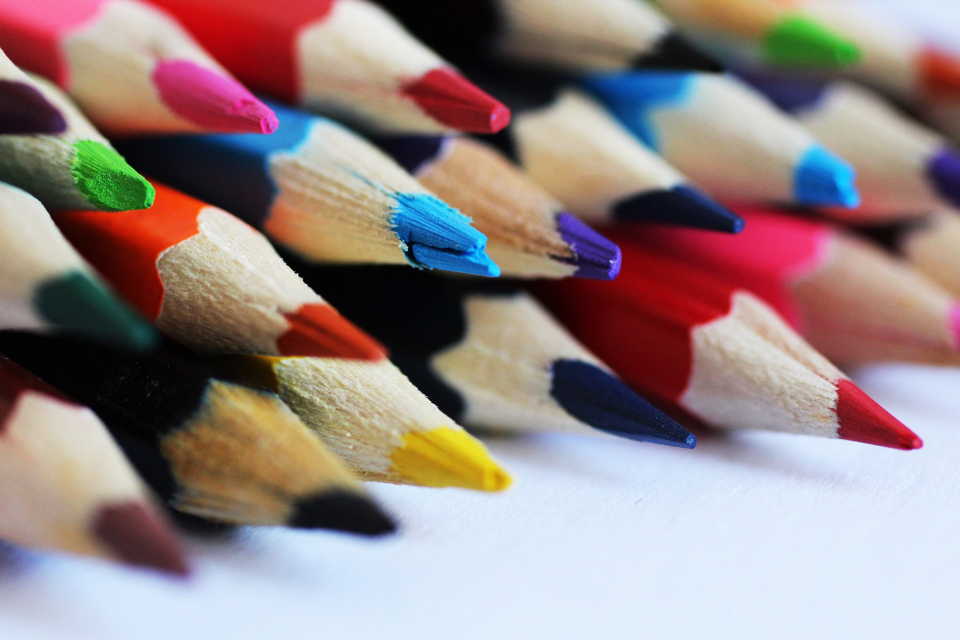
#> input picture example.jpg, 1920 x 1280 px, found by its file name (shown at 1/2 size)
$ python Hw.py
#> lines starting #> are read from the running program, lines starting #| are printed output that depends on the picture
import cv2
import matplotlib.pyplot as plt
import numpy as np


image = cv2.imread('example.jpg')
#> image is the input picture: shape (1280, 1920, 3); mean B, G, R 132, 133, 149.9


imageRGB = cv2.cvtColor(image, cv2.COLOR_BGR2RGB)

plt.imshow(imageRGB)
plt.title("Original Image")
plt.show()


croppedImage = image[100:400, 250:450]
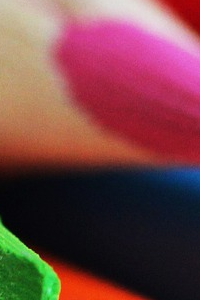
#> croppedImage: shape (300, 200, 3); mean B, G, R 69.8, 67.1, 116.6

croppedImageRGB = cv2.cvtColor(croppedImage, cv2.COLOR_BGR2RGB)

plt.imshow(croppedImageRGB)
plt.title("Cropped Image")
plt.show()


(h, w) = image.shape[:2]
#> h = 1280; w = 1920

center = (w//2, h//2)
#> center = (960, 640)

rotationMatrix = cv2.getRotationMatrix2D(center, 120, 1.0)

rotatedImage = cv2.warpAffine(image, rotationMatrix, (w, h))
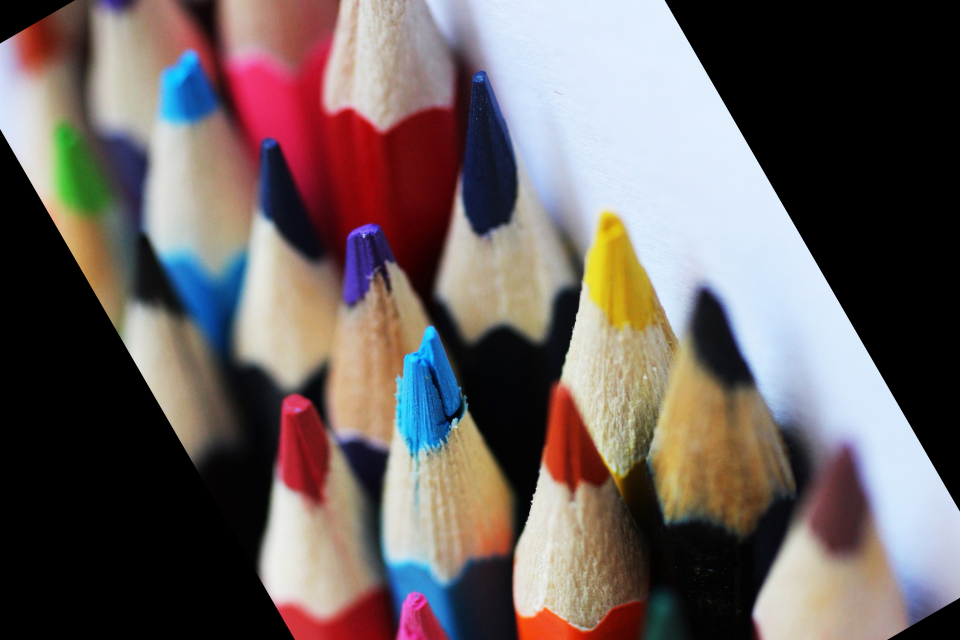
#> rotatedImage: shape (1280, 1920, 3) (shown at 1/2 size); mean B, G, R 95.3, 96.8, 107.6

rotatedRGB = cv2.cvtColor(rotatedImage, cv2.COLOR_BGR2RGB)

plt.imshow(rotatedRGB)
plt.title("Rotated Image (90 degrees)")
plt.show()


brightnessMatrix = np.ones(image.shape, dtype="uint8") * 90

brighterImage = cv2.add(image, brightnessMatrix)
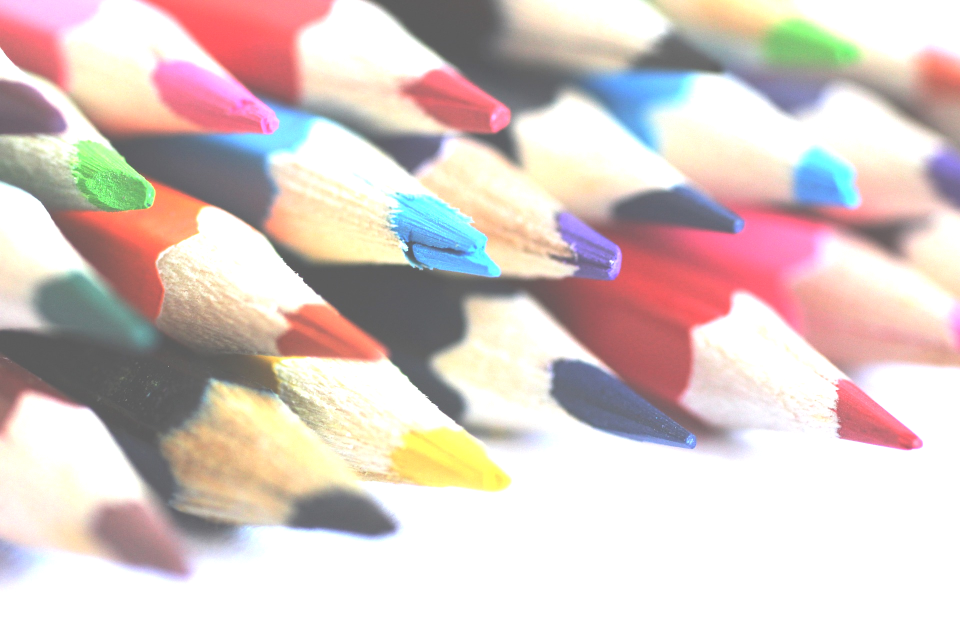
#> brighterImage: shape (1280, 1920, 3) (shown at 1/2 size); mean B, G, R 197.6, 201.9, 216.9

brighterRGB = cv2.cvtColor(brighterImage, cv2.COLOR_BGR2RGB)

plt.imshow(brighterRGB)
plt.title("Brighter Image")
plt.show()

$ run again, with dogImage.jpg copied over example.jpg
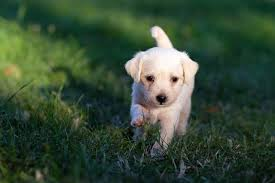
#> input picture dogImage.jpg, 275 x 183 px, found by its file name
#> image is the input picture: shape (183, 275, 3); mean B, G, R 54.8, 75.2, 54.8
#> `rotatedImage = cv2.warpAffine(image, rotationMatrix, (w, h))`:
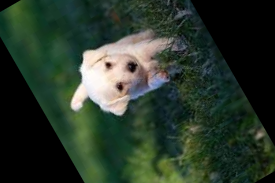
#> rotatedImage: shape (183, 275, 3); mean B, G, R 43.3, 56.6, 42.2
#> `brighterImage = cv2.add(image, brightnessMatrix)`:
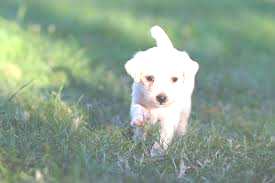
#> brighterImage: shape (183, 275, 3); mean B, G, R 142.4, 162.3, 140.8

$ run again, with picture_1774288109.jpg copied over example.jpg
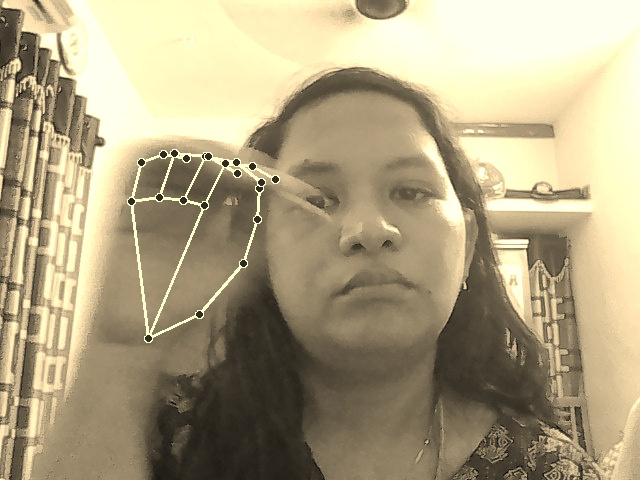
#> input picture picture_1774288109.jpg, 640 x 480 px, found by its file name
#> image is the input picture: shape (480, 640, 3); mean B, G, R 129.6, 161.5, 173.7
#> `rotatedImage = cv2.warpAffine(image, rotationMatrix, (w, h))`:
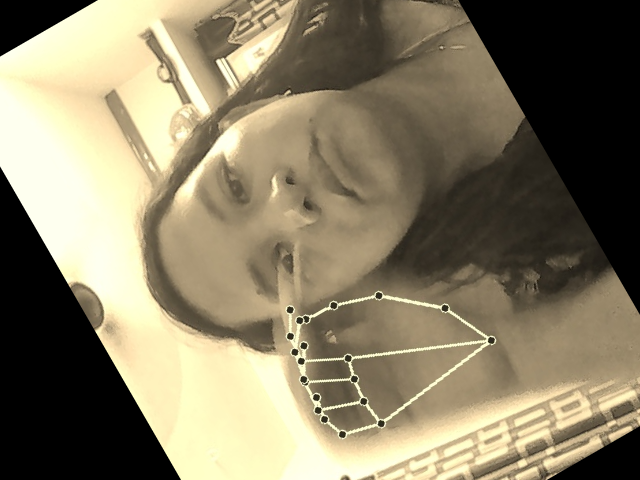
#> rotatedImage: shape (480, 640, 3); mean B, G, R 101.3, 126.4, 135.8
#> `brighterImage = cv2.add(image, brightnessMatrix)`:
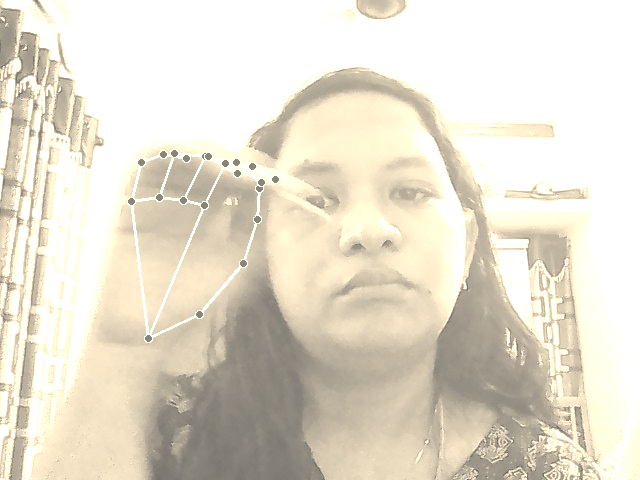
#> brighterImage: shape (480, 640, 3); mean B, G, R 206.8, 222.5, 229.3

$ run again, with picture_1774332618.jpg copied over example.jpg
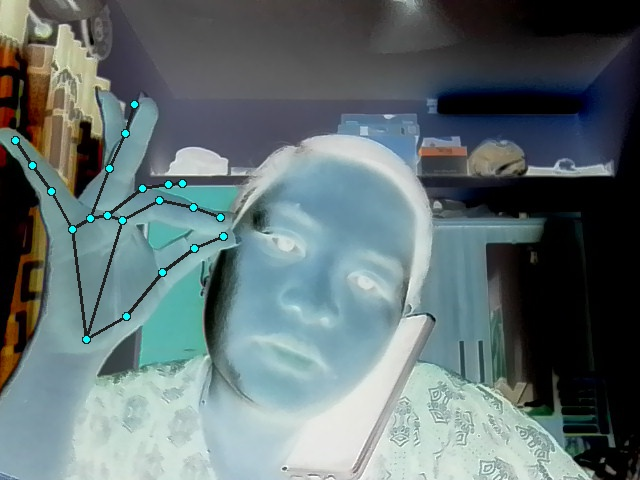
#> input picture picture_1774332618.jpg, 640 x 480 px, found by its file name
#> image is the input picture: shape (480, 640, 3); mean B, G, R 114.1, 112.5, 97.3
#> `rotatedImage = cv2.warpAffine(image, rotationMatrix, (w, h))`:
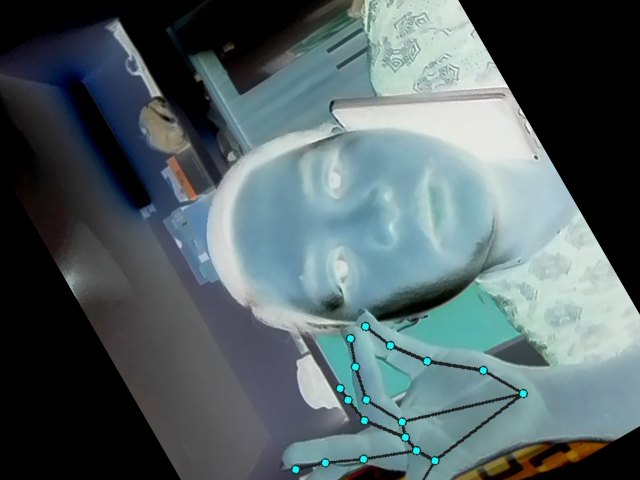
#> rotatedImage: shape (480, 640, 3); mean B, G, R 101.3, 98.2, 83.4
#> `brighterImage = cv2.add(image, brightnessMatrix)`:
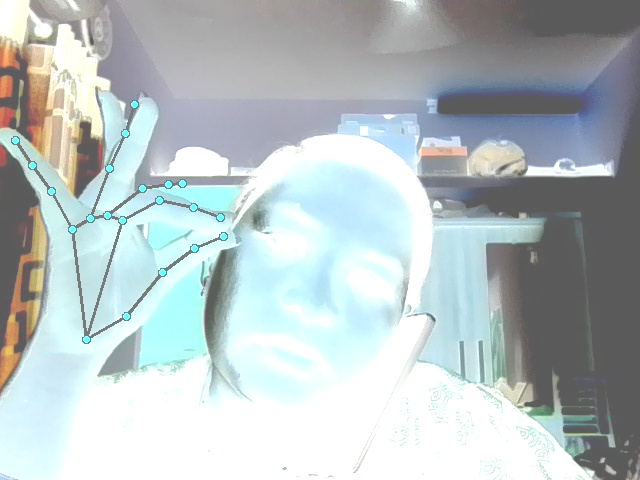
#> brighterImage: shape (480, 640, 3); mean B, G, R 194.4, 192.5, 181.8
